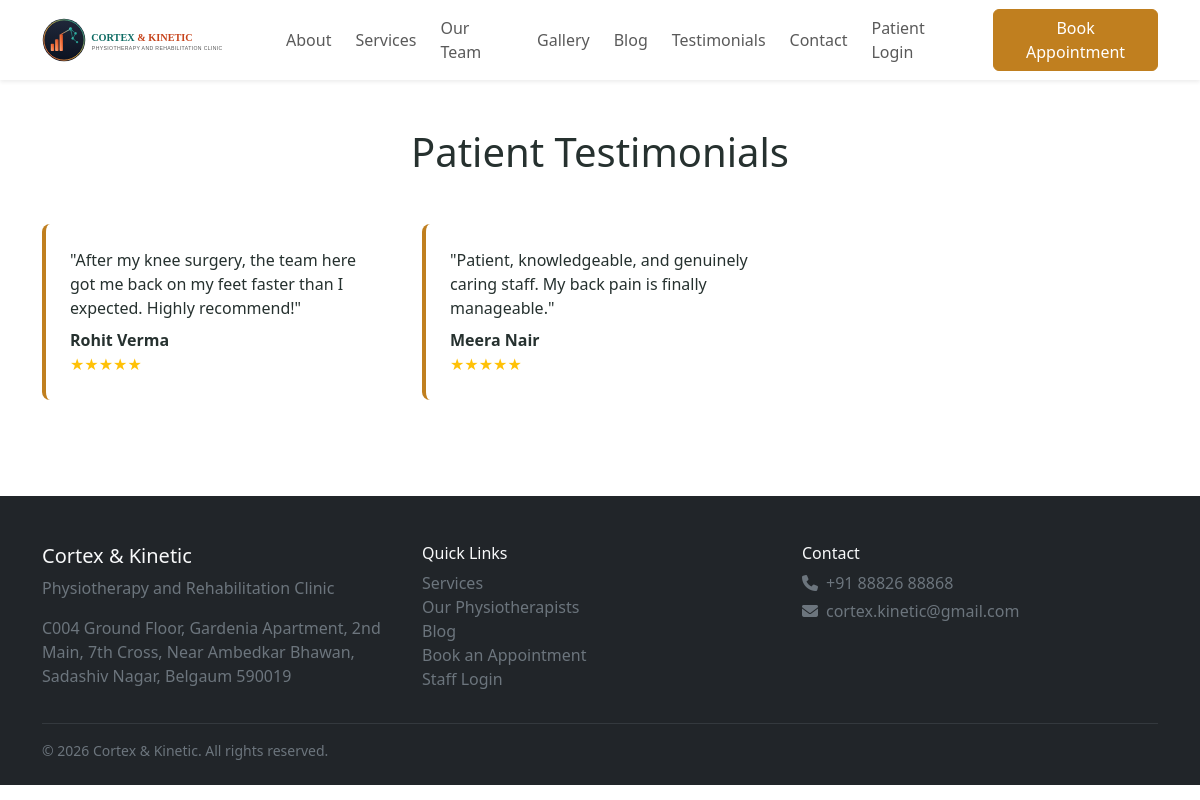
Screenshot of /testimonials with the database file from the repository.
### tables this page shows
CREATE TABLE testimonials (
    id INT UNSIGNED NOT NULL AUTO_INCREMENT,
    patient_name VARCHAR(150) NOT NULL,
    patient_photo VARCHAR(255) NULL,
    rating TINYINT UNSIGNED NOT NULL DEFAULT 5,
    content TEXT NOT NULL,
    status ENUM('pending','approved','rejected') NOT NULL DEFAULT 'pending',
    source ENUM('public_submission','admin_added') NOT NULL DEFAULT 'admin_added',
    created_at DATETIME NOT NULL DEFAULT CURRENT_TIMESTAMP,
    approved_at DATETIME NULL,
    PRIMARY KEY (id),
    CONSTRAINT chk_rating CHECK (rating BETWEEN 1 AND 5)
);

### app/Controllers/Public/TestimonialController.php (called while the page is built, shortened)
<?php
final class TestimonialController extends Controller
{
    public function index(): void
    {
        $this->view('public.testimonials', [
            'testimonials' => Testimonial::approved(),
            'settings' => Setting::allAsMap(),
            'page_title' => 'Patient Testimonials',
        ], 'layouts.public');
    }
}

### public/index.php (called while the page is built, shortened)
<?php
$router = require dirname(__DIR__) . '/routes/web.php';
$request = new Request();
$router->dispatch($request);

### app/Core/Database.php (called while the page is built, shortened)
<?php
final class Database
{
    private static ?PDO $connection = null;
    private static string $driver = 'mysql';
    public static function connect(array $config): PDO
    {
        self::$driver = $config['driver'] ?? 'mysql';
        try {
            if (self::$driver === 'sqlite') {
                $path = $config['database'] ?? ':memory:';
                $pdo = new PDO('sqlite:' . $path);
                $pdo->exec('PRAGMA foreign_keys = ON');
            } else {
                $dsn = sprintf(
                    'mysql:host=%s;port=%d;dbname=%s;charset=utf8mb4',
                    $config['host'],
                    (int) $config['port'],
                    $config['database']
                );
                $pdo = new PDO($dsn, $config['username'], $config['password'], [
                    PDO::ATTR_ERRMODE => PDO::ERRMODE_EXCEPTION,
                    PDO::ATTR_DEFAULT_FETCH_MODE => PDO::FETCH_ASSOC,
                    PDO::ATTR_EMULATE_PREPARES => false,
                    PDO::MYSQL_ATTR_INIT_COMMAND => "SET NAMES utf8mb4, sql_mode='STRICT_ALL_TABLES,NO_ENGINE_SUBSTITUTION'",
                ]);
            }
            $pdo->setAttribute(PDO::ATTR_ERRMODE, PDO::ERRMODE_EXCEPTION);
            $pdo->setAttribute(PDO::ATTR_DEFAULT_FETCH_MODE, PDO::FETCH_ASSOC);
        } catch (PDOException $e) {
            Logger::error('Database connection failed: ' . $e->getMessage());
            throw new RuntimeException('Database connection failed. Please check server logs.');
        }
        self::$connection = $pdo;
        return $pdo;
    }
    public static function pdo(): PDO
    {
        return self::$connection;
    }
    public static function query(string $sql, array $params = []): PDOStatement
    {
        $stmt = self::pdo()->prepare($sql);
        $stmt->execute($params);
        return $stmt;
    }
    public static function fetchAll(string $sql, array $params = []): array
    {
        return self::query($sql, $params)->fetchAll();
    }
}

### app/Models/Testimonial.php (called while the page is built, shortened)
<?php
final class Testimonial extends Model
{
    public static function approved(): array
    {
        return Database::fetchAll("SELECT * FROM testimonials WHERE status = 'approved' ORDER BY approved_at DESC");
    }
}

### app/Views/public/testimonials.php (the view, shortened to what this page needs)
<section class="py-5">
  <div class="container">
    <h1 class="text-center mb-5">Patient Testimonials</h1>
    <div class="row g-4">
      <?php foreach ($testimonials as $t): ?>
      <div class="col-md-4">
        <div class="testimonial-card p-4">
          <p class="mb-2">"<?= View::e($t['content']) ?>"</p>
          <strong><?= View::e($t['patient_name']) ?></strong>
          <div class="text-warning"><?= str_repeat('★', (int) $t['rating']) ?><span class="text-muted"><?= str_repeat('★', 5 - (int) $t['rating']) ?></span></div>
        </div>
      </div>
      <?php endforeach; ?>
    </div>
  </div>
</section>

### app/Core/Router.php (shortened to what this page needs)
<?php
final class Router
{
    private array $routes = [];
    private function add(string $method, string $pattern, mixed $handler, array $middleware): void
    {
        $paramNames = [];
        $regex = preg_replace_callback('#\{([a-zA-Z_][a-zA-Z0-9_]*)\}#', function ($m) use (&$paramNames) {
            $paramNames[] = $m[1];
            return '([^/]+)';
        }, $pattern);
        $regex = '#^' . $regex . '$#';
        $this->routes[] = [
            'method' => $method,
            'pattern' => $pattern,
            'regex' => $regex,
            'params' => $paramNames,
            'handler' => $handler,
            'middleware' => $middleware,
        ];
    }
    public function dispatch(Request $request): void
    {
        $path = $request->path();
        foreach ($this->routes as $route) {
            if (!preg_match($route['regex'], $path, $matches)) {
                continue;
            }
            array_shift($matches);
            $params = array_combine($route['params'], $matches);
            $this->call($route['handler'], $params, $request);
            return;
        }
    }
    private function call(mixed $handler, array $params, Request $request): void
    {
        if (is_array($handler) && count($handler) === 2) {
            [$class, $methodName] = $handler;
            $controller = new $class();
            $this->invokeWithResolvedArgs([$controller, $methodName], $params, $request);
            return;
        }
        throw new \RuntimeException('Invalid route handler.');
    }
    private function invokeWithResolvedArgs(callable $callable, array $params, Request $request): void
    {
        $args = [];
        $callable(...$args);
    }
}

### public/assets/css/site.css (style rules this page uses)
:root { --pw-primary: #c07f1f; --pw-primary-dark: #8a5a12; --pw-dark: #2b2b2b; --pw-accent: #e8a33d; --pw-bg-soft: #f7f5f1; }
body { font-family: 'Segoe UI', Roboto, Arial, sans-serif; color: #26312f; }
.testimonial-card { border-left: 4px solid var(--pw-primary); background: #fff; border-radius: 0.5rem; }

### rows the page displays
testimonials: content "After my knee surgery, the team here got me back on my feet faster than I expected. Highly recommend!", patient_name "Rohit Verma", rating "★★★★★"
testimonials: content "Patient, knowledgeable, and genuinely caring staff. My back pain is finally manageable.", patient_name "Meera Nair", rating "★★★★★"
